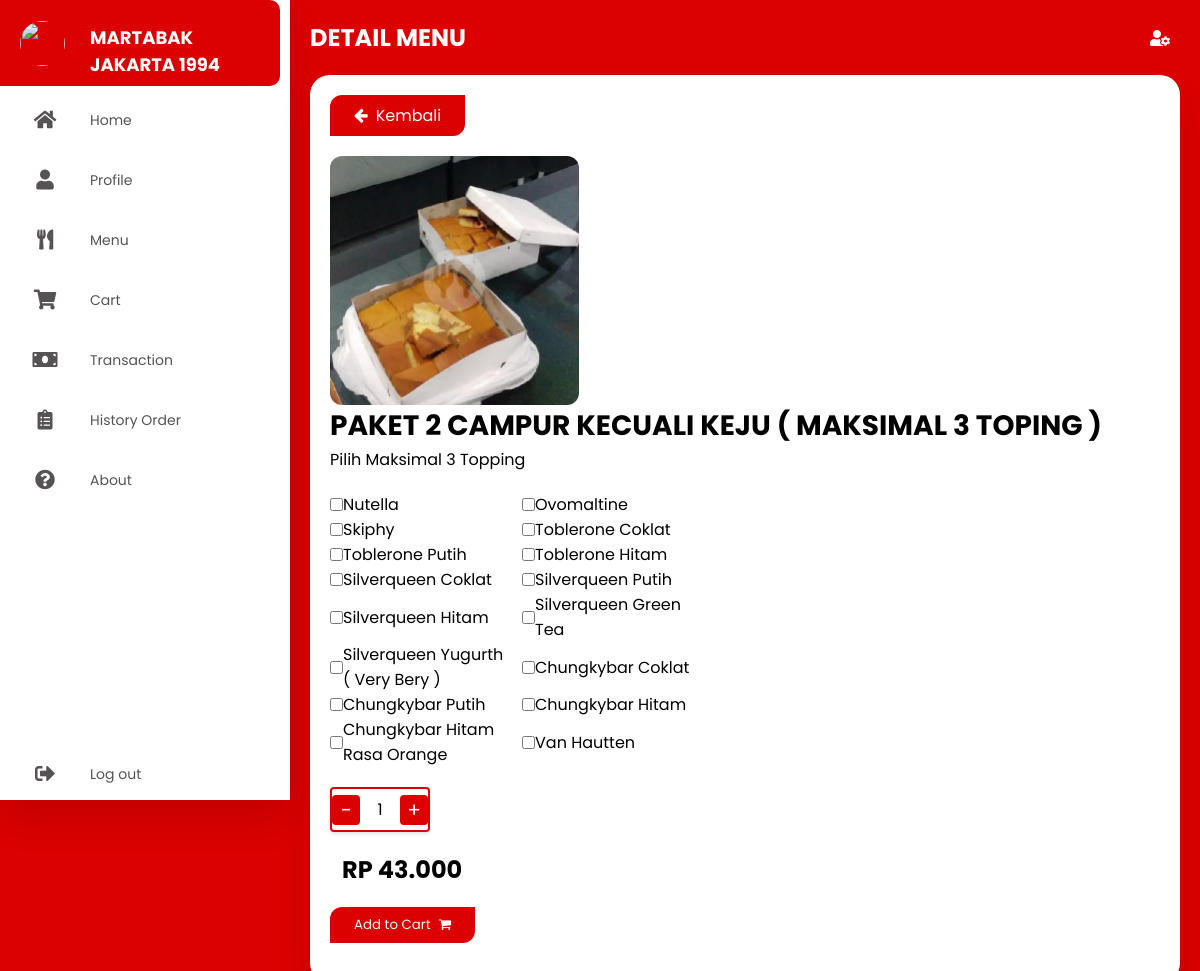
The app's page /detail-menu/detail-KCP2.php?id_menu=19 (signed in) with its own data.
### tables this page shows
CREATE TABLE `menu_martabak` (
  `id_menu` int(11) NOT NULL,
  `name_menu` varchar(200) DEFAULT NULL,
  `price` double DEFAULT NULL,
  `img_menu` varchar(200) DEFAULT '',
  `id_category` int(11) DEFAULT NULL,
  `no_varian` varchar(200) DEFAULT '',
  `stok` varchar(200) DEFAULT NULL
);

CREATE TABLE `varian_rasa` (
  `id_varian` int(11) NOT NULL,
  `nama_varian` varchar(255) NOT NULL
);

### detail-menu/detail-KCP2.php (the view, shortened to what this page needs)
<!DOCTYPE html>
    <html lang="en">
    <head>
      <link rel="stylesheet" href="../style/styledashboard.css" />
      <link rel="stylesheet" href="https://cdnjs.cloudflare.com/ajax/libs/font-awesome/5.15.4/css/all.min.css"/>
      <link rel="stylesheet" href="https://cdnjs.cloudflare.com/ajax/libs/font-awesome/4.7.0/css/font-awesome.min.css">
    </head>
    <body>
      <div class="container">
      <?php
        include '../navbar.php'
        ?>
        <section class="main">
          <div class="main-top">
            <h1>DETAIL MENU</h1>
            <i class="fas fa-user-cog"></i>
          </div>
          <?php
		        include '../conn.php';
		        $id_menu = $_GET['id_menu'];
		        $data = mysqli_query($conn,"select * from menu_martabak where id_menu='$id_menu'");
		        while($d = mysqli_fetch_array($data)){
              $price=$d['price'];
	          ?>
          <section class="menu-content">
            <a href="../menu-dashboard.php" class="back-btn"><i class="fa fa-arrow-left"></i>Kembali</a>
            <form action="tambah_aksi_KCP2_keranjang.php?id_menu=<?php echo $d['id_menu']; ?>" method="post">
            <div class="detail-card">
                <img src="../asset/<?php echo $d['img_menu']; ?>" name="img_menu" alt="">
                <div class="detail-card-content">
                     <h2 name="name_menu"><?php echo $d['name_menu']; ?></h2>
                     <p>Pilih Maksimal 3 Topping</p>
                     <div class="checkbox">
                     <div class="varian-box">
                      <?php
		                    include '../conn.php';
		                    $datav1 = mysqli_query($conn,"select * from varian_rasa where id_varian='1'");
		                    $dv1 = mysqli_fetch_array($datav1);
	                    ?>
                        <input type="checkbox" name="v1" id="v1" value="<?php echo $dv1['nama_varian']; ?>" tabIndex="1" onClick="ckChange(this)"><?php echo $dv1['nama_varian']; ?>
                      </div>
                      <div class="varian-box">
                      <?php
		                    include '../conn.php';
		                    $datav2 = mysqli_query($conn,"select * from varian_rasa where id_varian='2'");
		                    $dv2 = mysqli_fetch_array($datav2);
	                    ?>
                        <input type="checkbox" name="v2" id="v2" value="<?php echo $dv2['nama_varian']; ?>" tabIndex="1" onClick="ckChange(this)"><?php echo $dv2['nama_varian']; ?>
                      </div>
                      <div class="varian-box">
                      <?php
		                    include '../conn.php';
		                    $datav3 = mysqli_query($conn,"select * from varian_rasa where id_varian='3'");
		                    $dv3 = mysqli_fetch_array($datav3);
	                    ?>
                        <input type="checkbox" name="v3" id="v3" value="<?php echo $dv3['nama_varian']; ?>" tabIndex="1" onClick="ckChange(this)"><?php echo $dv3['nama_varian']; ?>
                      </div>
                      <div class="varian-box">
                      <?php
		                    include '../conn.php';
		                    $datav4 = mysqli_query($conn,"select * from varian_rasa where id_varian='4'");
		                    $dv4 = mysqli_fetch_array($datav4);
	                    ?>
                        <input type="checkbox" name="v4" id="v4" value="<?php echo $dv4['nama_varian']; ?>" tabIndex="1" onClick="ckChange(this)"><?php echo $dv4['nama_varian']; ?>
                      </div>
                      <div class="varian-box">
                      <?php
		                    include '../conn.php';
		                    $datav5 = mysqli_query($conn,"select * from varian_rasa where id_varian='5'");
		                    $dv5 = mysqli_fetch_array($datav5);
	                    ?>
                        <input type="checkbox" name="v5" id="v5" value="<?php echo $dv5['nama_varian']; ?>" tabIndex="1" onClick="ckChange(this)"><?php echo $dv5['nama_varian']; ?>
                      </div>
                      <div class="varian-box">
                      <?php
		                    include '../conn.php';
		                    $datav6 = mysqli_query($conn,"select * from varian_rasa where id_varian='6'");
		                    $dv6 = mysqli_fetch_array($datav6);
	                    ?>
                        <input type="checkbox" name="v6" id="v6" value="<?php echo $dv6['nama_varian']; ?>" tabIndex="1" onClick="ckChange(this)"><?php echo $dv6['nama_varian']; ?>
                      </div>
                      <div class="varian-box">
                      <?php
		                    include '../conn.php';
		                    $datav7 = mysqli_query($conn,"select * from varian_rasa where id_varian='7'");
		                    $dv7 = mysqli_fetch_array($datav7);
	                    ?>
                        <input type="checkbox" name="v7" id="v7" value="<?php echo $dv7['nama_varian']; ?>" tabIndex="1" onClick="ckChange(this)"><?php echo $dv7['nama_varian']; ?>
                      </div>
                      <div class="varian-box">
                      <?php
		                    include '../conn.php';
		                    $datav8 = mysqli_query($conn,"select * from varian_rasa where id_varian='8'");
		                    $dv8 = mysqli_fetch_array($datav8);
	                    ?>
                        <input type="checkbox" name="v8" id="v8" value="<?php echo $dv8['nama_varian']; ?>" tabIndex="1" onClick="ckChange(this)"><?php echo $dv8['nama_varian']; ?>
                      </div>
                      <div class="varian-box">
                      <?php
		                    include '../conn.php';
		                    $datav9 = mysqli_query($conn,"select * from varian_rasa where id_varian='9'");
		                    $dv9 = mysqli_fetch_array($datav9);
	                    ?>
                        <input type="checkbox" name="v9" id="v9" value="<?php echo $dv9['nama_varian']; ?>" tabIndex="1" onClick="ckChange(this)"><?php echo $dv9['nama_varian']; ?>
                      </div>
                      <div class="varian-box">
                      <?php
		                    include '../conn.php';
		                    $datav10 = mysqli_query($conn,"select * from varian_rasa where id_varian='10'");
		                    $dv10 = mysqli_fetch_array($datav10);
	                    ?>
                        <input type="checkbox" name="v10" id="v10" value="<?php echo $dv10['nama_varian']; ?>" tabIndex="1" onClick="ckChange(this)"><?php echo $dv10['nama_varian']; ?>
                      </div>
                      <div class="varian-box">
                      <?php
		                    include '../conn.php';
		                    $datav11 = mysqli_query($conn,"select * from varian_rasa where id_varian='11'");
		                    $dv11 = mysqli_fetch_array($datav11);
	                    ?>
                        <input type="checkbox" name="v11" id="v11" value="<?php echo $dv11['nama_varian']; ?>" tabIndex="1" onClick="ckChange(this)"><?php echo $dv11['nama_varian']; ?>
                      </div>
                      <div class="varian-box">
                      <?php
		                    include '../conn.php';
		                    $datav12 = mysqli_query($conn,"select * from varian_rasa where id_varian='12'");
		                    $dv12 = mysqli_fetch_array($datav12);
	                    ?>
                        <input type="checkbox" name="v12" id="v12" value="<?php echo $dv12['nama_varian']; ?>" tabIndex="1" onClick="ckChange(this)"><?php echo $dv12['nama_varian']; ?>
                      </div>
                      <div class="varian-box">
                      <?php
		                    include '../conn.php';
		                    $datav13 = mysqli_query($conn,"select * from varian_rasa where id_varian='13'");
		                    $dv13 = mysqli_fetch_array($datav13);
	                    ?>
                        <input type="checkbox" name="v13" id="v13" value="<?php echo $dv13['nama_varian']; ?>" tabIndex="1" onClick="ckChange(this)"><?php echo $dv13['nama_varian']; ?>
                      </div>
                      <div class="varian-box">
                      <?php
		                    include '../conn.php';
		                    $datav14 = mysqli_query($conn,"select * from varian_rasa where id_varian='14'");
		                    $dv14 = mysqli_fetch_array($datav14);
	                    ?>
                        <input type="checkbox" name="v14" id="v14" value="<?php echo $dv14['nama_varian']; ?>" tabIndex="1" onClick="ckChange(this)"><?php echo $dv14['nama_varian']; ?>
                      </div>
                      <div class="varian-box">
                      <?php
		                    include '../conn.php';
		                    $datav15 = mysqli_query($conn,"select * from varian_rasa where id_varian='15'");
		                    $dv15 = mysqli_fetch_array($datav15);
	                    ?>
                        <input type="checkbox" name="v15" id="v15" value="<?php echo $dv15['nama_varian']; ?>" tabIndex="1" onClick="ckChange(this)"><?php echo $dv15['nama_varian']; ?>
                      </div>
                      <div class="varian-box">
                      <?php
		                    include '../conn.php';
		                    $datav16 = mysqli_query($conn,"select * from varian_rasa where id_varian='16'");
		                    $dv16 = mysqli_fetch_array($datav16);
	                    ?>
                        <input type="checkbox" name="v16" id="v16" value="<?php echo $dv16['nama_varian']; ?>" tabIndex="1" onClick="ckChange(this)"><?php echo $dv16['nama_varian']; ?>
                      </div>
                     </div>
                      <div class="quantity">
                        <span class="minus" aria-label="Decrease">&minus;</span>
                        <input type="number" class="input-box" name="qty_item" value="1" min="1" max="50">
                        <span class="plus" aria-label="Increase">&plus;</span>
                     </div>
                    <div class="flex-price">
                      <h1 name="price"><?php echo "Rp " . number_format("$price", 0, ",", "."); ?></h1>
                      <button id="btn_submit" class="cart-btn">Add to Cart<i class="fa fa-shopping-cart"></i></button>
                    </div>
                    <?php
	                  }
	                  ?>
                </div>
            </div>
          </section>
        </section>
      </div>
    </body>
    </html>

### navbar.php
<nav>
          <ul>
            <li><a href="#" class="logo">
              <img src="../asset/logo.jpg" alt="">
              <span class="nav-item">Martabak Jakarta 1994</span>
            </a></li>
            <li><a href="../home-dashboard.php">
              <i class="fas fa-home"></i>
              <span class="nav-item">Home</span>
            </a></li>
            <li><a href="../profile-dashboard.php">
              <i class="fas fa-user"></i>
              <span class="nav-item">Profile</span>
            </a></li>
            <li><a href="../menu-dashboard.php">
              <i class="fas fa-utensils"></i>
              <span class="nav-item">Menu</span>
            </a></li>
            <li><a href="../cart-dashboard.php">
              <i class="fas fa-shopping-cart"></i>
              <span class="nav-item">Cart</span>
            </a></li>
            <li><a href="transaction-dashboard.php">
              <i class="fas fa-money-bill"></i>
              <span class="nav-item">Transaction</span>
            </a></li>
            <li><a href="./history-dashboard.php">
              <i class="fas fa-clipboard-list"></i>
              <span class="nav-item">History Order</span>
            </a></li>
            <li><a href="./help-dashboard.html">
              <i class="fas fa-question-circle"></i>
              <span class="nav-item">About</span>
            </a></li>
            <li><a href="./login/logout.php" class="logout">
              <i class="fas fa-sign-out-alt"></i>
              <span class="nav-item">Log out</span>
            </a></li>
          </ul>
        </nav>

### style/styledashboard.css (style rules this page uses)
* { margin: 0; padding: 0; outline: none; border: none; text-decoration: none; box-sizing: border-box; font-family: "Poppins", sans-serif; }
body { background: #db0001; }
.container { display: flex; }
nav { position: fixed; top: 0; bottom: 0; height: 100vh; left: 0; background: #fff; width: 290px; overflow: hidden; box-shadow: 0 20px 35px rgba(0, 0, 0, 0.1); }
.logo { text-align: left; display: flex; padding: 12px 20px 20px 20px; align-items: flex-end; }
.logo img { width: 45px; height: 45px; border-radius: 50%; }
.logo span { font-weight: bold; padding-left: 15px; font-size: 18px; text-transform: uppercase; }
nav ul li a { position: relative; color: rgb(85, 83, 83); font-size: 14px; display: table; width: 280px; padding: 10px; }
nav .fas { position: relative; width: 70px; height: 40px; top: 14px; font-size: 20px; text-align: center; }
.nav-item { position: relative; top: 12px; margin-left: 10px; }
.logout { position: absolute; bottom: 0; }
.main { position: relative; padding: 20px; width: 80%; margin-left: 290px; }
.main-top { display: flex; width: 100%; color: #fff; }
.main-top i { position: absolute; right: 0; margin: 10px 30px; color: white; cursor: pointer; }
.menu-content { width: 100%; height: auto; margin-top: 20px; background-color: #fff; padding: 20px; border-radius: 20px; display: flex; flex-direction: column; align-items: flex-start; box-shadow: 0 20px 35px rgba(0, 0, 0, 0.1); justify-content: space-around; }
.menu-content h1 { font-size: 24px; margin-left: 12px; font-family: "Poppins", sans-serif; text-transform: uppercase; }
.back-btn { padding: 8px 24px; margin-bottom: 20px; background-color: #db0001; color: #fff; border-radius: 12px 0; cursor: pointer; }
.back-btn i { margin-right: 8px; }
.detail-card { display: flex; flex-direction: row; flex-wrap: wrap; align-items: flex-start; width: 100%; }
.detail-card img { width: 30%; border-radius: 12px; margin-right: 20px; }
.detail-card .detail-card-content { width: auto; display: flex; flex-direction: column; align-items: flex-start; height: auto; }
.detail-card .detail-card-content h2 { font-size: 28px; }
.quantity { display: flex; margin-top: 20px; margin-bottom: 20px; width: 100px; border: 2px solid #db0001; border-radius: 4px; overflow: hidden; box-shadow: 0 2px 4px rgba(0, 0, 0, 0.1); align-items: center; }
.quantity span { background-color: #db0001; border-radius: 4px; color: #fff; border: none; cursor: pointer; font-size: 20px; width: 30px; height: auto; text-align: center; transition: background-color 0.2s; }
.input-box { width: 40px; text-align: center; border: none; padding: 8px 10px; font-size: 16px; outline: none; }
.input-box[type="number"] { -moz-appearance: textfield; }
.cart-btn { padding: 8px 24px; margin-bottom: 20px; background-color: #db0001; color: #fff; border-radius: 12px 0; cursor: pointer; margin-top: 20px; }
.cart-btn i { margin-left: 8px; }
.checkbox { margin-top: 20px; display: flex; flex-direction: row; flex-wrap: wrap; width: 400px; }
.varian-box { display: flex; flex-direction: row; flex-wrap: nowrap; margin-right: 12px; width: 180px; align-items: center; }

### records on screen
menu_martabak: img_menu (picture), name_menu "PAKET 2 CAMPUR KECUALI KEJU ( MAKSIMAL 3 TOPING )", varian_rasa.nama_varian "Nutella", varian_rasa.nama_varian "Ovomaltine", varian_rasa.nama_varian "Skiphy", varian_rasa.nama_varian "Toblerone Coklat", varian_rasa.nama_varian "Toblerone Putih", varian_rasa.nama_varian "Toblerone Hitam", varian_rasa.nama_varian "Silverqueen Coklat", varian_rasa.nama_varian "Silverqueen Putih", varian_rasa.nama_varian "Silverqueen Hitam", varian_rasa.nama_varian "Silverqueen Green Tea", varian_rasa.nama_varian "Silverqueen Yugurth ( Very Bery )", varian_rasa.nama_varian "Chungkybar Coklat", varian_rasa.nama_varian "Chungkybar Putih", varian_rasa.nama_varian "Chungkybar Hitam", varian_rasa.nama_varian "Chungkybar Hitam Rasa Orange", varian_rasa.nama_varian "Van Hautten", price "43.000"
